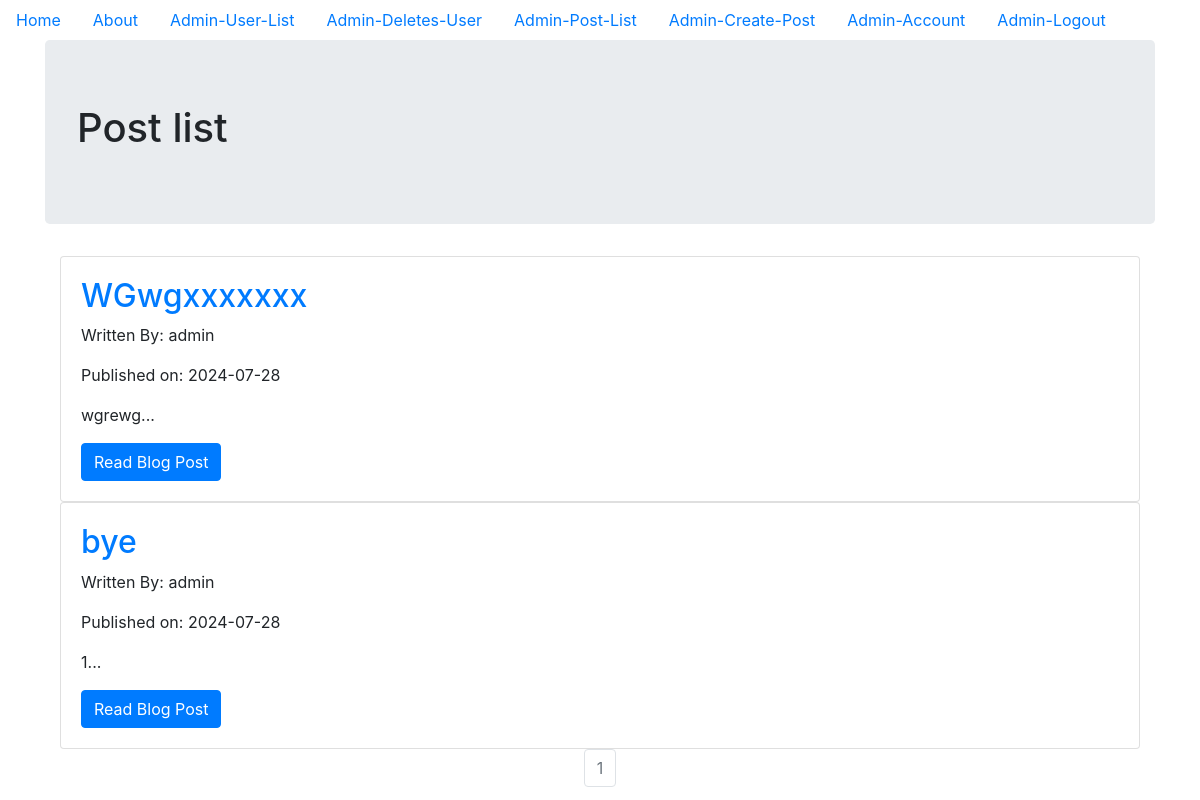
/admin_post_list (signed in), run on the app's committed database.
### models.py (models this page shows, shortened)
class AdminBlogPost(db.Model):
    __tablename__ = 'adminblogpost_table'
    id = db.Column(db.Integer, primary_key=True)
    date = db.Column(db.DateTime, nullable=False, default=datetime.utcnow)
    title = db.Column(db.String(140), nullable=False)
    text = db.Column(db.Text, nullable=False)
    user_id = db.Column(db.Integer, db.ForeignKey('admin_table.id'), nullable=False)

class Admin(db.Model, UserMixin):
    __tablename__ = 'admin_table'
    id = db.Column(db.Integer, primary_key = True)
    profile_image = db.Column(db.String(20), nullable=False, default='admin_default_profile.jpg')
    email = db.Column(db.String(64), unique=True, index=True)
    username = db.Column(db.String(64), unique=True, index=True)
    password_hash = db.Column(db.String(128))
    posts = db.relationship('AdminBlogPost', backref='admin_author', lazy=True)
    clients = db.relationship('User',backref='admin_clients',lazy='dynamic')

### admin_site/admin_blog_post/views.py (the view)
@admin_blog_post_bp.route('/admin_post_list')
@login_required
def admin_post_list():
    page = request.args.get('page', 1, type=int)
    blog_posts = AdminBlogPost.query.filter_by(user_id=current_user.id).order_by(AdminBlogPost.date.desc()).paginate(page=page, per_page=10)
    return render_template('admin_post_list.html', blog_posts=blog_posts)

### models.py (called while the page is built)
@login_manager.user_loader
def load_user(user_id):
    user = User.query.get(user_id)
    if user:
        return user
    admin = Admin.query.get(user_id)
    if admin:
        return admin
    return None

### admin_site/templates/admin_post_list.html (shortened to what this page needs)
{% extends "base.html" %}
{% block content %}
  <div class="jumbotron">
    <h1>Post list</h1>
  </div>
  <div class="container">
    {% for post in blog_posts.items %}
    <div class="card" >
      <div class="card-body">
        <h2><a class="card-title" href="  {{ url_for('admin_blog_post_bp.admin_read_post', blog_post_id=post.id) }}">{{ post.title }}</a></h2>
        <p>Written By: {{ post.admin_author.username }}</p>
        <p>Published on: {{ post.date.strftime('%Y-%m-%d') }}</p>
        <p class="card-text">{{ post.text[:100] }}...</p>
        <a href="{{ url_for('admin_blog_post_bp.admin_read_post', blog_post_id=post.id) }}" class="btn btn-primary">Read Blog Post</a>
      </div>
    </div>
   {% endfor %}
   <nav aria-label="Page navigation example">
     <ul class="pagination justify-content-center">
       {% for page_num in blog_posts.iter_pages(left_edge=1, right_edge=1, left_current=1, right_current=2) %}
          {% if blog_posts.page == page_num %}
          <li class="page-item disabled">
            <a class="page-link" href="{{ url_for('admin_blog_post_bp.admin_post_list', page=page_num) }}">{{ page_num }}</a></li>
          {% else %}
            <li class="page-item"><a class="page-link" href="{{ url_for('admin_blog_post_bp.admin_post_list', page=page_num) }}">{{ page_num }}</a></li>
          {% endif %}
      {% endfor %}
    </nav>
{% endblock %}

### data on the page
AdminBlogPost: title "WGwgxxxxxxx", admin_author.username "admin", date "2024-07-28", text "wgrewg"
AdminBlogPost: title "bye", admin_author.username "admin", date "2024-07-28", text "1"

### other printed values
{{ page_num }} "1"
